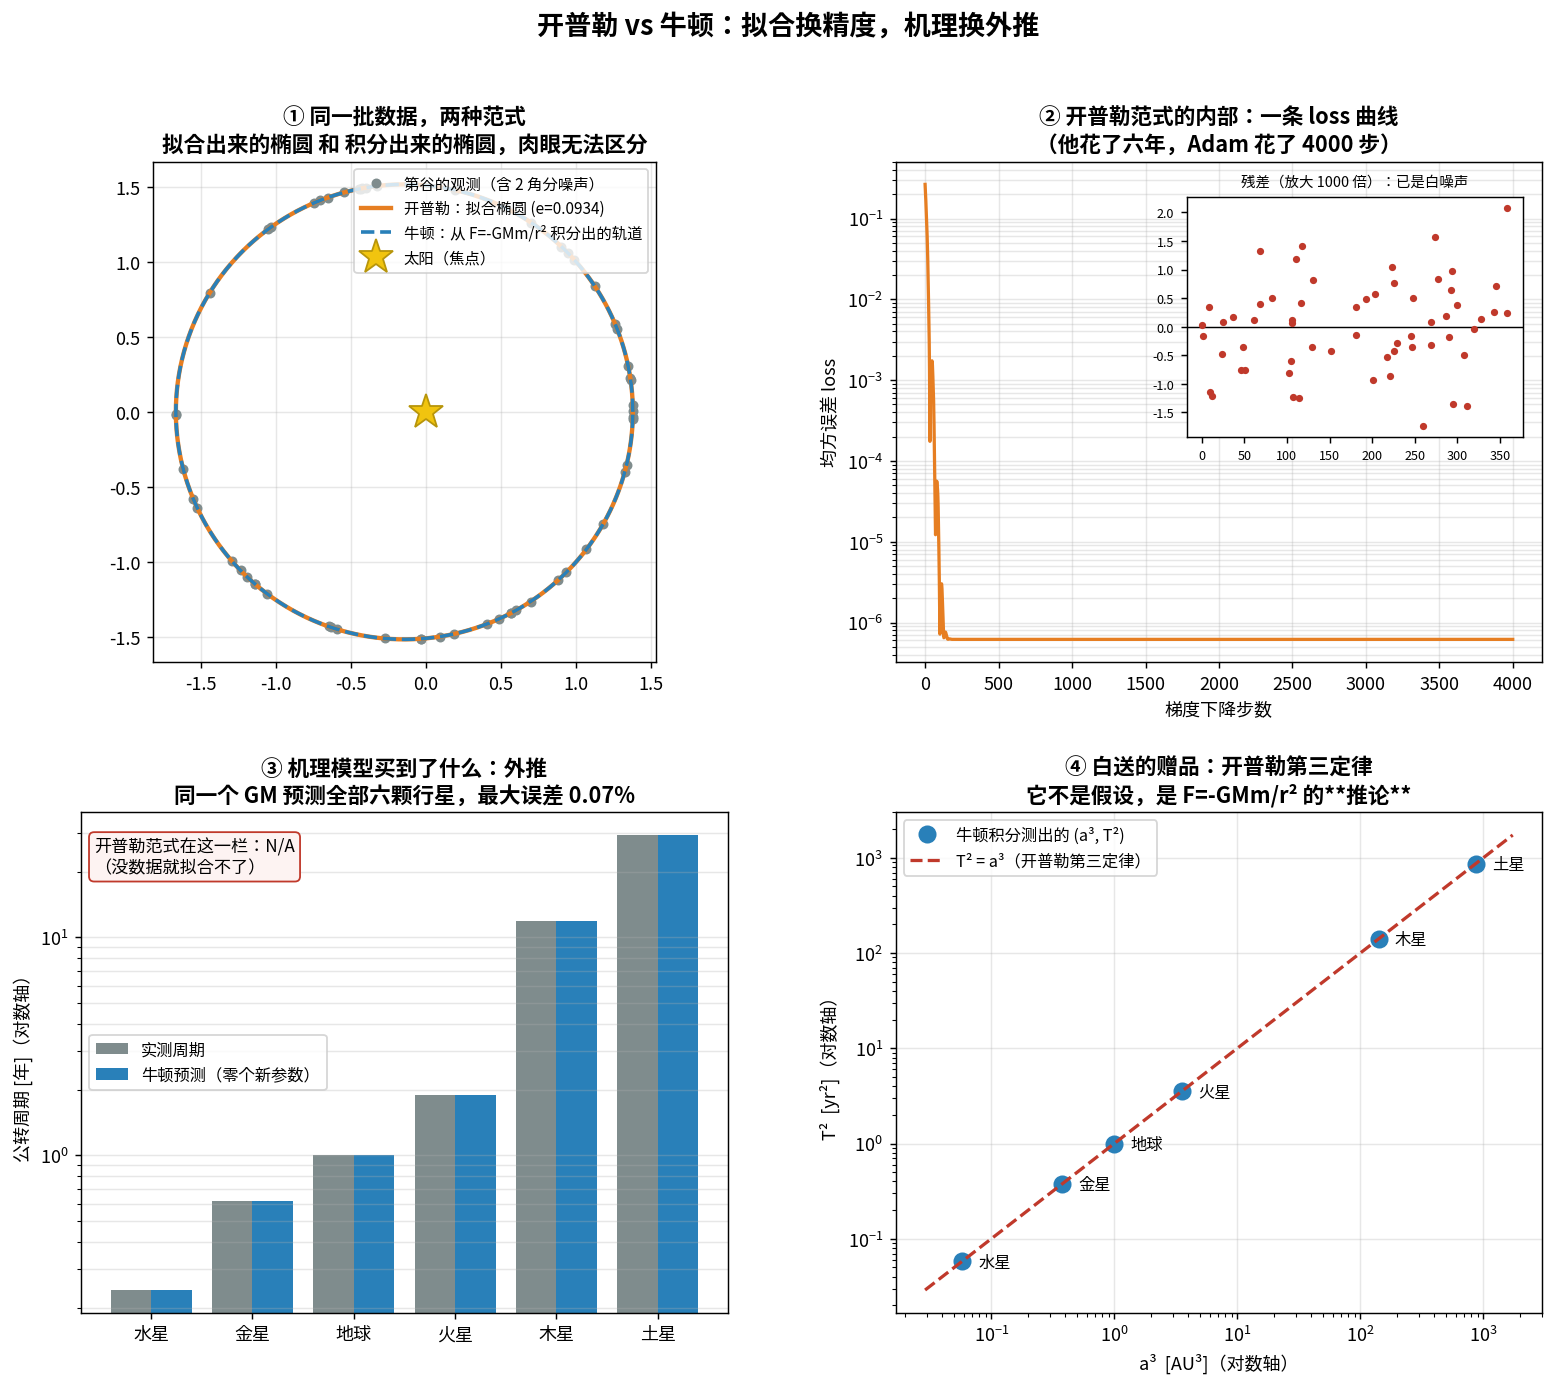

This chart was generated by the following Python code:
"""kepler_vs_newton.py
================================================================================
Chapter 0.4.4 · 拟合派 vs 机理派：同一颗火星，两种建模范式

现象 → 模拟 → 解剖 → 公式：

  现象：第谷·布拉赫留下二十年火星观测数据（当时全世界精度最高，约 2 角分）。
  模拟：两条路都能"解释"这堆数据 ——
        · 开普勒（1609，数据驱动）：假设轨道是某种曲线，**拟合**参数 (p, e, θ₀)。
          他不知道为什么是椭圆，他是试出来的。每颗行星一套参数。
        · 牛顿（1687，机理驱动）：假设一条力的定律 F = -GMm/r²，把轨道**积分**出来。
          全宇宙共用一个常数 GM。
  解剖：两者在火星上精度相当。分水岭不在拟合精度，在**外推**：
        用火星标定出的 GM，可以零成本预测水星、木星、土星的周期 —— 而拟合派做不到。
  公式：牛顿范式还白送一个开普勒第三定律：T² ∝ a³ 从积分里自己掉出来。

这就是"机理换外推"的完整实验证据。今天的大模型站在开普勒那一侧。

运行：  python ch00_4_modeling/kepler_vs_newton.py
================================================================================
"""

from pathlib import Path

import matplotlib.pyplot as plt
import numpy as np
import torch

torch.manual_seed(1609)
np.random.seed(1609)

GM = 4.0 * np.pi**2          # 太阳的 GM，单位 AU³/yr²（地球轨道定标）
A_MARS, E_MARS = 1.524, 0.0934
ARCMIN = np.pi / (180 * 60)  # 1 角分，弧度


# ── 现象：造一批"第谷的火星观测"（真椭圆 + 观测噪声） ─────────────────────────

def true_orbit(theta, a=A_MARS, e=E_MARS):
    """真实的火星轨道（极坐标）。这是"上帝知道、开普勒不知道"的那条曲线。"""
    p = a * (1 - e**2)
    return p / (1 + e * np.cos(theta))


theta_obs = np.sort(np.random.uniform(0, 2 * np.pi, 60))
r_obs = true_orbit(theta_obs) * (1 + np.random.normal(0, 6e-4, theta_obs.size))


# ── 范式一：开普勒 —— 我不知道机理，我拟合参数 ───────────────────────────────

def fit_kepler(theta, r, steps=4000):
    """假设空间 = {r = p/(1+e·cos(θ-θ₀))}，三个参数，用最小二乘 + 梯度下降找。

    高斯 1801 的损失函数 + 柯西 1847 的优化器 + 牛顿 1665 的求导。
    开普勒本人是用六年手算试出来的。
    """
    th = torch.as_tensor(theta, dtype=torch.float64)
    rr = torch.as_tensor(r, dtype=torch.float64)
    p = torch.tensor(1.0, dtype=torch.float64, requires_grad=True)
    e = torch.tensor(0.01, dtype=torch.float64, requires_grad=True)
    th0 = torch.tensor(0.0, dtype=torch.float64, requires_grad=True)
    opt = torch.optim.Adam([p, e, th0], lr=0.02)
    history = []
    for _ in range(steps):
        pred = p / (1 + e * torch.cos(th - th0))
        loss = ((pred - rr) ** 2).mean()
        opt.zero_grad()
        loss.backward()
        opt.step()
        history.append(loss.item())
    return p.item(), e.item(), th0.item(), np.array(history)


# ── 范式二：牛顿 —— 我写下力，让轨道自己长出来 ───────────────────────────────

def integrate_orbit(a, e, gm=GM, dt=1e-4, max_rev=1.2):
    """速度 Verlet 积分 F = -GMm/r²。轨道不是拟合出来的，是**积分**出来的。

    唯一的假设：平方反比。唯一的参数：gm。椭圆是结论，不是输入。
    """
    r0 = a * (1 - e)                                   # 从近日点出发
    v0 = np.sqrt(gm * (1 + e) / (a * (1 - e)))
    pos = np.array([r0, 0.0])
    vel = np.array([0.0, v0])

    def acc(x):
        return -gm * x / np.linalg.norm(x) ** 3        # ← 全部的物理就这一行

    traj, ang, times = [pos.copy()], [0.0], [0.0]
    t, prev_raw, a_now = 0.0, 0.0, acc(pos)
    while ang[-1] < 2 * np.pi * max_rev:
        vel = vel + 0.5 * dt * a_now                   # kick
        pos = pos + dt * vel                           # drift
        a_now = acc(pos)
        vel = vel + 0.5 * dt * a_now                   # kick
        t += dt
        raw = np.arctan2(pos[1], pos[0])
        ang.append(ang[-1] + (raw - prev_raw + np.pi) % (2 * np.pi) - np.pi)
        prev_raw = raw
        traj.append(pos.copy())
        times.append(t)
    return np.array(traj), np.array(ang), np.array(times)


def period_from_integration(a, e=0.0):
    """周期不是输入的，是从积分轨迹里量出来的 —— 线性插值到角度 = 2π 的时刻。

    这里取 e=0：牛顿力学下周期只由 a 决定，与偏心率无关 —— 这件事本身
    也是积分的推论，不是假设。
    """
    _, ang, times = integrate_orbit(a, e, dt=min(2e-4, 2e-4 * a**1.5))
    return float(np.interp(2 * np.pi, ang, times))


def main():
    # ---------- 开普勒：拟合 ----------
    p_fit, e_fit, th0_fit, hist = fit_kepler(theta_obs, r_obs)
    a_fit = p_fit / (1 - e_fit**2)
    resid = r_obs - p_fit / (1 + e_fit * np.cos(theta_obs - th0_fit))
    print("── 范式一 · 开普勒（数据驱动） ─────────────────────────")
    print(f"  拟合得到  a = {a_fit:.4f} AU (真值 {A_MARS})，e = {e_fit:.4f} (真值 {E_MARS})")
    print(f"  残差 RMS = {resid.std():.2e} AU —— 已经掉到观测噪声量级，模型「够用了」")
    print("  但：参数只属于火星。换一颗行星，一切从头再来。")

    # ---------- 牛顿：积分 ----------
    traj, _, _ = integrate_orbit(A_MARS, E_MARS, max_rev=1.0)
    print("\n── 范式二 · 牛顿（机理驱动） ───────────────────────────")
    print(f"  假设只有一条：a = -GM·r/|r|³，参数只有 GM = {GM:.4f} AU³/yr²")
    print("  椭圆没有被假设，它是积分的**结论**。")

    # ---------- 外推检验：用火星标定的 GM 去预测别的行星 ----------
    planets = {          # 真实数据：半长轴 a [AU]，公转周期 T [yr]
        "水星": (0.387, 0.2408), "金星": (0.723, 0.6152), "地球": (1.000, 1.0000),
        "火星": (1.524, 1.8808), "木星": (5.203, 11.862), "土星": (9.537, 29.457),
    }
    names = list(planets)
    a_real = np.array([planets[k][0] for k in names])
    t_real = np.array([planets[k][1] for k in names])
    t_pred = np.array([period_from_integration(a) for a in a_real])
    err = np.abs(t_pred - t_real) / t_real
    print("\n  用火星标定出的同一个 GM，直接预测其他行星（零个新参数）：")
    for nm, tp, tr, er in zip(names, t_pred, t_real, err):
        print(f"    {nm}: 预测 {tp:7.3f} yr   实测 {tr:7.3f} yr   相对误差 {er:.2%}")
    print(f"  最大误差 {err.max():.2%} —— 这就是机理模型买到的东西：**外推的权力**。")
    print("  开普勒范式在这一栏只能写 N/A：没有火星以外的数据，就拟合不出任何东西。")

    # ---------- 画图 ----------
    fig = plt.figure(figsize=(14.5, 11.5))
    gs = fig.add_gridspec(2, 2, hspace=0.30, wspace=0.26)

    # (a) 轨道
    ax = fig.add_subplot(gs[0, 0])
    th_dense = np.linspace(0, 2 * np.pi, 600)
    r_kep = p_fit / (1 + e_fit * np.cos(th_dense - th0_fit))
    ax.plot(r_obs * np.cos(theta_obs), r_obs * np.sin(theta_obs), "o",
            color="#7f8c8d", ms=4.5, label="第谷的观测（含 2 角分噪声）")
    ax.plot(r_kep * np.cos(th_dense), r_kep * np.sin(th_dense), "-",
            color="#e67e22", lw=2.4, label=f"开普勒：拟合椭圆 (e={e_fit:.4f})")
    ax.plot(traj[:, 0], traj[:, 1], "--", color="#2980b9", lw=2.0,
            label="牛顿：从 F=-GMm/r² 积分出的轨道")
    ax.plot([0], [0], "*", color="#f1c40f", ms=20, mec="#b7950b", label="太阳（焦点）")
    ax.set_aspect("equal")
    ax.set_title("① 同一批数据，两种范式\n拟合出来的椭圆 和 积分出来的椭圆，肉眼无法区分",
                 fontsize=12, fontweight="bold")
    ax.legend(fontsize=8.5, loc="upper right")
    ax.grid(alpha=0.3)

    # (b) 拟合过程与残差
    ax = fig.add_subplot(gs[0, 1])
    ax.semilogy(hist, color="#e67e22", lw=1.8)
    ax.set_xlabel("梯度下降步数")
    ax.set_ylabel("均方误差 loss")
    ax.set_title("② 开普勒范式的内部：一条 loss 曲线\n（他花了六年，Adam 花了 4000 步）",
                 fontsize=12, fontweight="bold")
    ax.grid(alpha=0.3, which="both")
    inset = ax.inset_axes([0.45, 0.45, 0.52, 0.48])
    inset.axhline(0, color="k", lw=0.8)
    inset.plot(np.degrees(theta_obs), resid * 1e3, "o", color="#c0392b", ms=3)
    inset.set_title("残差（放大 1000 倍）：已是白噪声", fontsize=8)
    inset.tick_params(labelsize=7)

    # (c) 外推：预测没拟合过的行星
    ax = fig.add_subplot(gs[1, 0])
    x = np.arange(len(names))
    ax.bar(x - 0.2, t_real, 0.4, color="#7f8c8d", label="实测周期")
    ax.bar(x + 0.2, t_pred, 0.4, color="#2980b9", label="牛顿预测（零个新参数）")
    ax.set_yscale("log")
    ax.set_xticks(x)
    ax.set_xticklabels(names)
    ax.set_ylabel("公转周期 [年]（对数轴）")
    ax.set_title(f"③ 机理模型买到了什么：外推\n同一个 GM 预测全部六颗行星，最大误差 {err.max():.2%}",
                 fontsize=12, fontweight="bold")
    ax.legend(fontsize=9)
    ax.grid(alpha=0.3, axis="y", which="both")
    ax.text(0.02, 0.95, "开普勒范式在这一栏：N/A\n（没数据就拟合不了）",
            transform=ax.transAxes, va="top", fontsize=9.5,
            bbox=dict(boxstyle="round", fc="#fdf3f2", ec="#c0392b"))

    # (d) T² vs a³：第三定律从积分里掉出来
    ax = fig.add_subplot(gs[1, 1])
    ax.loglog(a_real**3, t_pred**2, "o", color="#2980b9", ms=9,
              label="牛顿积分测出的 (a³, T²)")
    lim = np.array([a_real.min() ** 3 * 0.5, a_real.max() ** 3 * 2])
    ax.plot(lim, lim, "--", color="#c0392b", lw=1.8, label="T² = a³（开普勒第三定律）")
    for nm, ax3, t2 in zip(names, a_real**3, t_pred**2):
        ax.annotate(nm, (ax3, t2), textcoords="offset points", xytext=(9, -3), fontsize=9)
    ax.set_xlabel("a³  [AU³]（对数轴）")
    ax.set_ylabel("T²  [yr²]（对数轴）")
    ax.set_title("④ 白送的赠品：开普勒第三定律\n它不是假设，是 F=-GMm/r² 的**推论**",
                 fontsize=12, fontweight="bold")
    ax.legend(fontsize=9, loc="upper left")
    ax.grid(alpha=0.3)

    fig.suptitle("开普勒 vs 牛顿：拟合换精度，机理换外推", fontsize=15, fontweight="bold")
    out = Path(__file__).with_suffix(".png")
    fig.savefig(out, dpi=130, bbox_inches="tight")
    print(f"\n图已保存到 {out}")


if __name__ == "__main__":
    plt.rcParams["font.sans-serif"] = [
        "PingFang SC", "Heiti SC", "Songti SC", "Noto Sans CJK SC",
        "Noto Sans CJK JP", "WenQuanYi Zen Hei", "Arial Unicode MS",
    ]
    plt.rcParams["axes.unicode_minus"] = False
    main()
